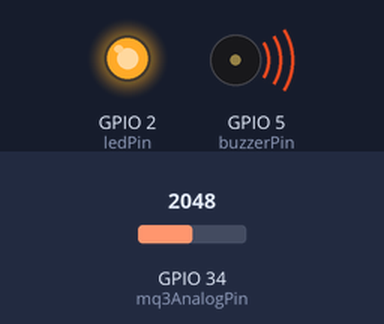
Bench run of a sketch on a simulated ESP32. Shown: output pins drawn as LEDs (lit = HIGH), buzzer (waves = sounding). Inputs (shaded band) come from the test bench; at power-on: GPIO 34 (mq3AnalogPin) = 2048. WiFi joins after 1.5 s; servers stay silent unless stated; uploads are accepted with an empty reply; what the sketch prints to the serial monitor is not drawn.

Above: at 4.1 s.
4.2 s: GPIO 34 (mq3AnalogPin) set to 632
6.0 s: GPIO 34 (mq3AnalogPin) set to 552
At 6.7 s:
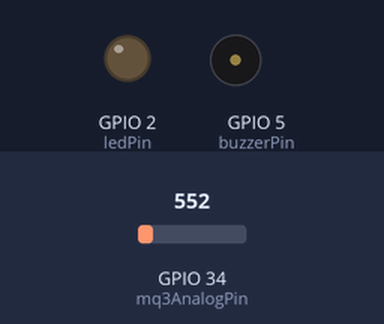
8.4 s: GPIO 34 (mq3AnalogPin) set to 640
At 10.2 s:
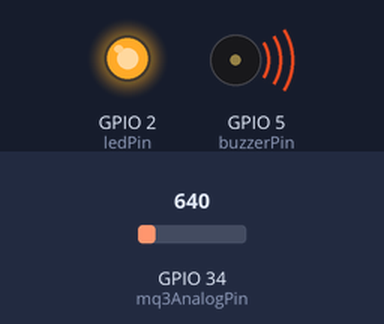
10.5 s: GPIO 34 (mq3AnalogPin) set to 560
At 12.3 s:
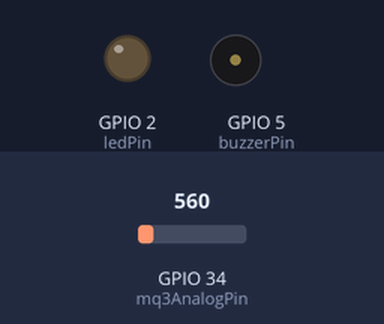
Timing chart, 0 to 13.6 s (numbered marks = the images above; inputs shaded):
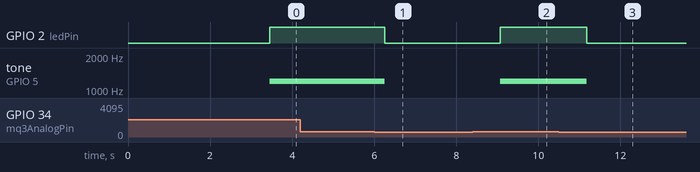

The sketch:

HelmetToWebApplication_FINAL.ino
```cpp
#include <WiFi.h>
#include <HTTPClient.h>
#include <ArduinoJson.h>

// ═══════════════════════════════════════════════════════════════════════════
// VigiLERT Helmet Module - FINAL PRODUCTION VERSION
// ═══════════════════════════════════════════════════════════════════════════
// ✅ Synchronized with Dashboard.vue
// ✅ Fast updates (1s heartbeat, 500ms alcohol)
// ✅ Correct Firebase paths
// ═══════════════════════════════════════════════════════════════════════════

// WiFi Configuration
const char* ssid = "DPWH";
const char* password = "12345678900";

// Firebase Configuration
const String firebaseHost = "https://vigilance-shield-default-rtdb.firebaseio.com";
const String userUID = "MnzBjTBslZNijOkq732PE91hHa23";
const String firebaseAuth = "";

// Hardware Pins
const int mq3AnalogPin = 34;
const int ledPin = 2;
const int buzzerPin = 5;

// Sensor Configuration
const int alcoholThreshold = 600;

// Update Intervals
unsigned long lastHeartbeat = 0;
const long heartbeatInterval = 1000;  // 1 second

unsigned long lastAlcoholUpdate = 0;
const long alcoholUpdateInterval = 500;  // 500ms

void setup() {
  pinMode(mq3AnalogPin, INPUT);
  pinMode(ledPin, OUTPUT);
  pinMode(buzzerPin, OUTPUT);

  digitalWrite(ledPin, LOW);
  noTone(buzzerPin);

  Serial.begin(115200);
  delay(1000);

  Serial.println("\n╔════════════════════════════════════════╗");
  Serial.println("║   HELMET MODULE - FINAL VERSION        ║");
  Serial.println("╠════════════════════════════════════════╣");
  Serial.println("║ ⚡ 1s heartbeat                        ║");
  Serial.println("║ ⚡ 500ms alcohol updates               ║");
  Serial.println("║ ✅ Dashboard synchronized              ║");
  Serial.println("╚════════════════════════════════════════╝\n");

  connectToWiFi();

  // Send initial heartbeat
  sendHelmetHeartbeat(true);
  lastHeartbeat = millis();

  // Send initial alcohol reading
  int alcoholValue = analogRead(mq3AnalogPin);
  bool alcoholDetected = alcoholValue > alcoholThreshold;
  sendAlcoholToFirebase(alcoholValue, alcoholDetected);
  lastAlcoholUpdate = millis();
}

void loop() {
  if (WiFi.status() != WL_CONNECTED) connectToWiFi();

  // Send heartbeat every 1 second
  if (millis() - lastHeartbeat >= heartbeatInterval) {
    sendHelmetHeartbeat(true);
    lastHeartbeat = millis();
  }

  // Update alcohol every 500ms
  if (millis() - lastAlcoholUpdate >= alcoholUpdateInterval) {
    int alcoholValue = analogRead(mq3AnalogPin);
    bool alcoholDetected = alcoholValue > alcoholThreshold;

    Serial.printf("[ALCOHOL] Value: %d | Threshold: %d | Status: %s\n",
                  alcoholValue, alcoholThreshold,
                  alcoholDetected ? "DANGER ⚠️" : "SAFE ✓");

    // Update LED and Buzzer
    digitalWrite(ledPin, alcoholDetected ? HIGH : LOW);

    if (alcoholDetected) {
      playBeepAlert();
    } else {
      noTone(buzzerPin);
    }

    // Send to Firebase
    sendAlcoholToFirebase(alcoholValue, alcoholDetected);
    lastAlcoholUpdate = millis();
  }

  delay(50);
}

void connectToWiFi() {
  WiFi.begin(ssid, password);
  Serial.print("[WIFI] Connecting");

  int attempts = 0;
  while (WiFi.status() != WL_CONNECTED && attempts < 20) {
    delay(500);
    Serial.print(".");
    attempts++;
  }

  if (WiFi.status() == WL_CONNECTED) {
    Serial.println("\n[WIFI] ✓ Connected!");
    Serial.printf("[WIFI] IP: %s\n", WiFi.localIP().toString().c_str());
  } else {
    Serial.println("\n[WIFI] ✗ Failed!");
  }
}

void sendHelmetHeartbeat(bool isActive) {
  if (WiFi.status() != WL_CONNECTED) return;

  uint64_t timestamp = 1746057600000ULL + (uint64_t)millis();

  StaticJsonDocument<128> doc;
  doc["status"] = isActive ? "On" : "Off";
  doc["lastHeartbeat"] = timestamp;
  doc["timestamp"] = timestamp;

  String payload;
  serializeJson(doc, payload);

  HTTPClient http;
  http.setTimeout(2000);
  String url = firebaseHost + "/helmet_public/" + userUID + "/devices/helmet.json?auth=" + firebaseAuth;
  http.begin(url);
  http.addHeader("Content-Type", "application/json");

  int code = http.PUT(payload);

  if (code == HTTP_CODE_OK) {
    Serial.printf("[HEARTBEAT] ✓ Sent (timestamp: %llu)\n", timestamp);
  } else {
    Serial.printf("[HEARTBEAT] ✗ Failed: HTTP %d\n", code);
  }

  http.end();
}

void sendAlcoholToFirebase(int alcoholVal, bool alcoholStatus) {
  if (WiFi.status() != WL_CONNECTED) return;

  uint64_t timestamp = 1746057600000ULL + (uint64_t)millis();
  String statusText = alcoholStatus ? "Danger" : "Safe";

  // Main path - Dashboard reads from here
  StaticJsonDocument<128> doc;
  doc["sensorValue"] = alcoholVal;
  doc["status"] = statusText;
  doc["timestamp"] = timestamp;
  doc["detected"] = alcoholStatus;

  String payload;
  serializeJson(doc, payload);

  HTTPClient http;
  http.setTimeout(1500);
  String url = firebaseHost + "/helmet_public/" + userUID + "/alcohol/status.json?auth=" + firebaseAuth;
  http.begin(url);
  http.addHeader("Content-Type", "application/json");

  int code = http.PUT(payload);

  if (code == HTTP_CODE_OK) {
    Serial.printf("[ALCOHOL] ✓ Firebase updated\n");
  } else {
    Serial.printf("[ALCOHOL] ✗ Firebase failed: HTTP %d\n", code);
  }

  http.end();
}

void playBeepAlert() {
  static unsigned long previousBeepMillis = 0;
  const long beepInterval = 20;
  const int beepDuration = 1500;
  const int beepFrequency = 1200;

  unsigned long currentMillis = millis();

  if (currentMillis - previousBeepMillis >= beepInterval) {
    previousBeepMillis = currentMillis;
    tone(buzzerPin, beepFrequency, beepDuration);
  }
}
```

Measured:
- the behaviour switches between 601 and 600 on GPIO 34 (mq3AnalogPin) (found by bisection; images 0 and 1)
- after the input at 4.2 s, every drawn part: stays the same
- after the input at 6.0 s, GPIO 2 (ledPin): HIGH → LOW after 0.26 s; tone on GPIO 5 (buzzerPin): 1200 Hz → silent after 0.26 s
- after the input at 8.4 s, GPIO 2 (ledPin): LOW → HIGH after 0.67 s; tone on GPIO 5 (buzzerPin): silent → 1200 Hz after 0.67 s
- after the input at 10.5 s, GPIO 2 (ledPin): HIGH → LOW after 0.68 s; tone on GPIO 5 (buzzerPin): 1200 Hz → silent after 0.68 s
